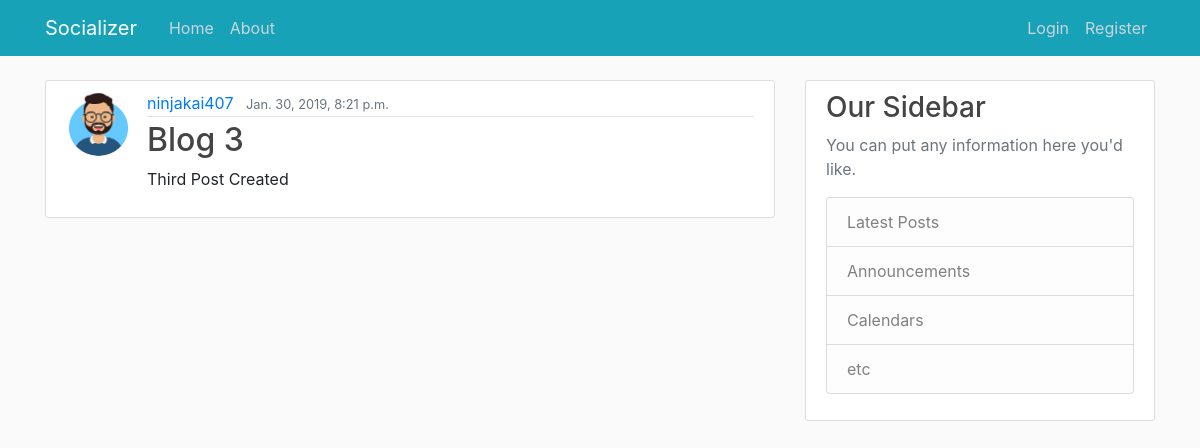
The app's page /post/3/, older data.
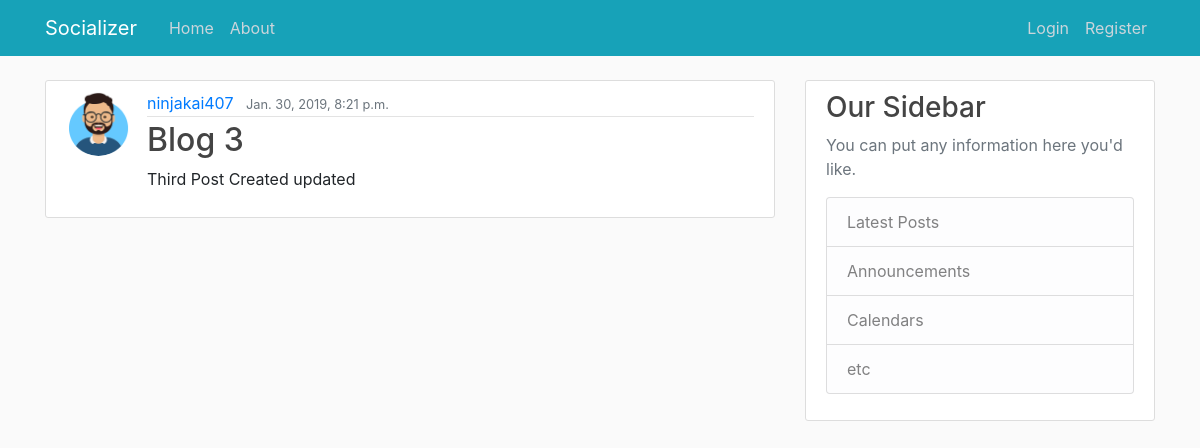
The same page, newer data.
### blog/models.py (models this page shows, shortened)
class Post(models.Model):
    title = models.CharField(max_length=100)
    content = models.TextField()
    date_posted = models.DateTimeField(default = timezone.now)
    author = models.ForeignKey(User, on_delete=models.CASCADE)

### Users/models.py (models this page shows, shortened)
class Profile(models.Model):
    user = models.OneToOneField(User, on_delete=models.CASCADE)
    image = models.ImageField(default='default.jpg', upload_to='profile_pics')

### blog/views.py (the view)
# urls.py: path('post/<int:pk>/', PostDetailView.as_view(), name='post-detail'),
class PostDetailView(DetailView):
     model = Post

### blog/templates/blog/post_detail.html (shortened to what this page needs)
{% extends 'blog/base.html' %}
{% block content %}
    <article class="media content-section">
      <img class="rounded-circle article-img" src="{{object.author.profile.image.url}}">
      <div class="media-body">
        <div class="article-metadata">
          <a class="mr-2" href="#">{{ object.author }}</a>
          <small class="text-muted">{{ object.date_posted }}</small>
        </div>
        <h2>{{ post.title }}</h2>
        <p class="article-content">{{ object.content }}</p>
      </div>
    </article>
{%endblock content%}

Row changes from the older to the newer data that the page shows:
changed Post "Blog 3": content "Third Post Created" → "Third Post Created updated"
